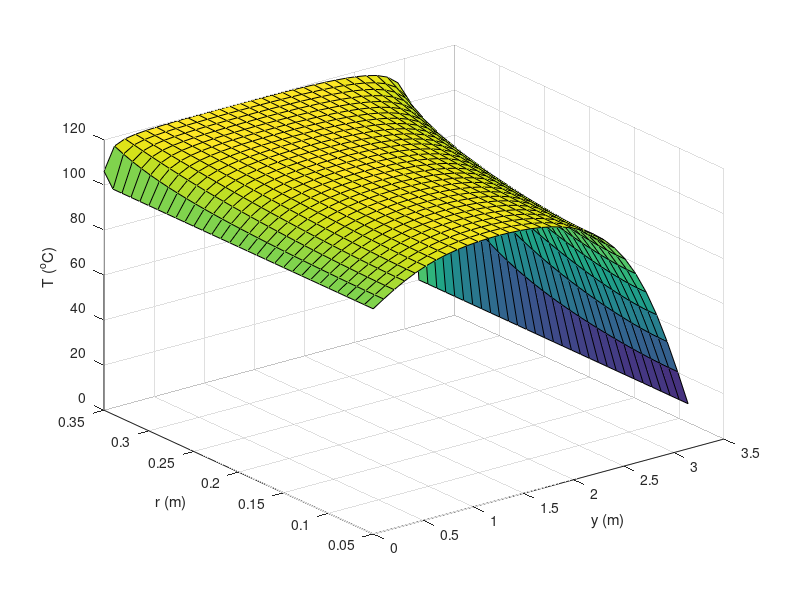

Recreate this plot in MATLAB.
clc;clear;close all

kk=0.34; Ta1=100; Ta2 = 20; Tinf = 120; h=15; 
Ri = 0.05; Ro = 0.35; THETA = pi;

ndr=30;
nr=ndr+1;
dr=(Ro-Ri)/ndr;
r=Ri:dr:Ro;

ndy=30; % y = theta
ny=ndy+1;
dy=THETA/ndy;
y=0:dy:THETA;

n=nr*ny;

A=zeros(n,n);
b=zeros(n,1);

for k=ny+1:n-ny
    A(k,k+ny)=r(fix(k/ny)+1)/dr^2+1/2/dr;
    A(k,k-ny)=(-1/2/dr+r(fix(k/ny)+1)/dr^2);
    A(k,k+1)=1/dy^2;
    A(k,k-1)=1/dy^2;
    A(k,k)=(-2/dy^2-2*r(fix(k/ny)+1)/dr^2);
    b(k)=0;
end

for k=1:ny  % left 
    A(k,:)=0; A(k,k+ny)= 1; A(k,k)=-1; b(k)= 0;
end

for k=1:ny:n-ndy  % bottom
    A(k,:)=0; A(k,k)=1; b(k)=Ta1;
end

for k=n-ndy:n % right
    A(k,:)=0; A(k,k-ny)=+kk/dr; A(k,k)=(-kk/dr-h); b(k)=-h*Tinf;
end

for k=ny:ny:n  % up
    A(k,:)=0; A(k,k)=1; b(k)=Ta2; 
end

T=A\b;
T1 = zeros(nr,ny);
for i=1:nr
    for j=1:ny
        T1(i,j)=T((i-1)*ny+j);
    end
end

surf(y,r,T1)
xlabel('y (m)')
ylabel('r (m)')
zlabel('T (^oC)')